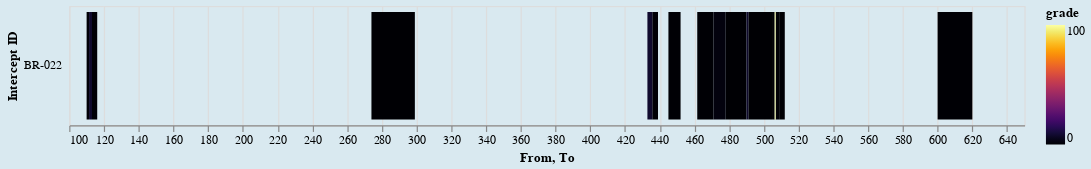

Notebook code for this chart:
### Code cell
y_axis = alt.Axis(
    title='Intercept ID',
    offset=5,
    ticks=False,
    domain=False
)


reqd_cols = ['From', 'To', 'grade', 'Width', 'drillhole']


alt.Chart(rig_exploded[reqd_cols]).mark_bar().encode(
    alt.X('From:Q',
        scale=alt.Scale(zero=False)),
    x2='To:Q',
    y=alt.Y('drillhole:N', axis=y_axis),
    color=alt.Color('grade:Q', scale=alt.Scale(scheme="inferno")),
    tooltip=[
        alt.Tooltip('Width:Q', title='Width'),
        alt.Tooltip('grade:Q', title='Gold Grade')
    ]
).properties(width=800, height=100).configure(background='#D9E9F0').interactive()

### Figure 1 — Vega-Lite specification as saved in the notebook (floating-point values rounded to 4 significant figures)
{"config": {"view": {"continuousWidth": 400, "continuousHeight": 300}, "background": "#D9E9F0"}, "data": {"name": "data-71d144e1a579f65593490446b05a8639"}, "mark": "bar", "encoding": {"color": {"type": "quantitative", "field": "grade", "scale": {"scheme": "inferno"}}, "tooltip": [{"type": "quantitative", "field": "Width", "title": "Width"}, {"type": "quantitative", "field": "grade", "title": "Gold Grade"}], "x": {"type": "quantitative", "field": "From", "scale": {"zero": false}}, "x2": {"field": "To"}, "y": {"type": "nominal", "axis": {"domain": false, "offset": 5, "ticks": false, "title": "Intercept ID"}, "field": "drillhole"}}, "height": 100, "selection": {"selector002": {"type": "interval", "bind": "scales", "encodings": ["x", "y"]}}, "width": 800, "$schema": "https://vega.github.io/schema/vega-lite/v4.8.1.json", "datasets": {"data-71d144e1a579f65593490446b05a8639": [{"From": 110.0, "To": 111.4, "grade": 0.5723, "Width": 1.4, "drillhole": "BR-022"}, {"From": 113.1, "To": 116.1, "grade": 0.5723, "Width": 3.0, "drillhole": "BR-022"}, {"From": 111.4, "To": 113.1, "grade": 7.92, "Width": 1.7, "drillhole": "BR-022"}, {"From": 274.0, "To": 299.0, "grade": 0.19, "Width": 25.0, "drillhole": "BR-022"}, {"From": 435.7, "To": 439.0, "grade": 0.5458, "Width": 3.3, "drillhole": "BR-022"}, {"From": 432.9, "To": 435.7, "grade": 8.18, "Width": 2.8, "drillhole": "BR-022"}, {"From": 445.0, "To": 452.0, "grade": 0.41, "Width": 7.0, "drillhole": "BR-022"}, {"From": 461.6, "To": 471.0, "grade": 0.4279, "Width": 9.4, "drillhole": "BR-022"}, {"From": 478.0, "To": 490.0, "grade": 0.2735, "Width": 12.0, "drillhole": "BR-022"}, {"From": 491.0, "To": 505.2, "grade": 0.2735, "Width": 14.2, "drillhole": "BR-022"}, {"From": 508.8, "To": 512.0, "grade": 0.2735, "Width": 3.25, "drillhole": "BR-022"}, {"From": 471.0, "To": 478.0, "grade": 2.37, "Width": 7.0, "drillhole": "BR-022"}, {"From": 490.0, "To": 491.0, "grade": 8.15, "Width": 1.0, "drillhole": "BR-022"}, {"From": 505.2, "To": 506.2, "grade": 0.8705, "Width": 1.0, "drillhole": "BR-022"}, {"From": 506.7, "To": 508.8, "grade": 0.8705, "Width": 2.05, "drillhole": "BR-022"}, {"From": 506.2, "To": 506.7, "grade": 100.5, "Width": 0.5, "drillhole": "BR-022"}, {"From": 600.0, "To": 620.0, "grade": 0.52, "Width": 20.0, "drillhole": "BR-022"}]}}
